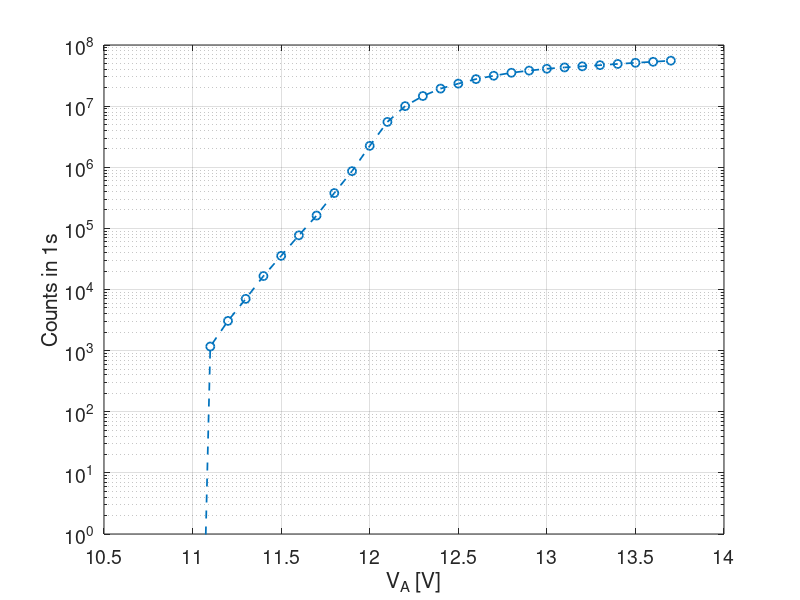
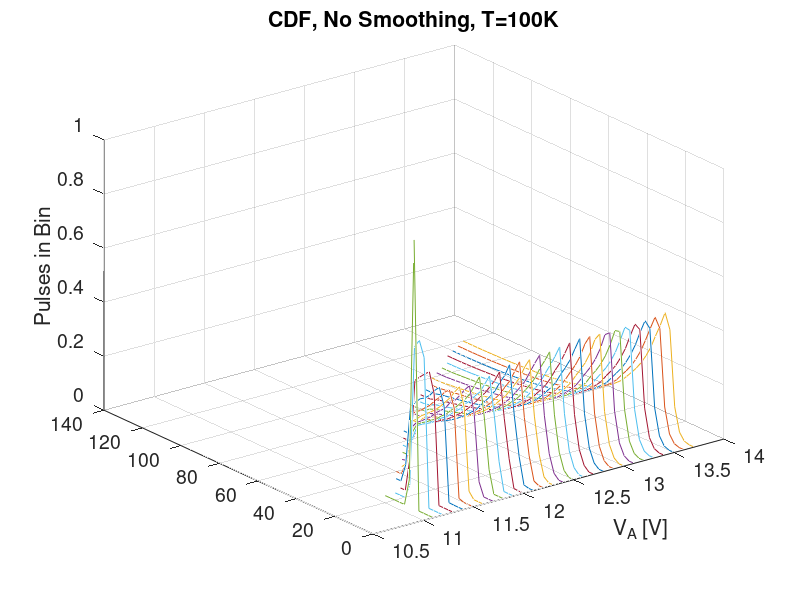
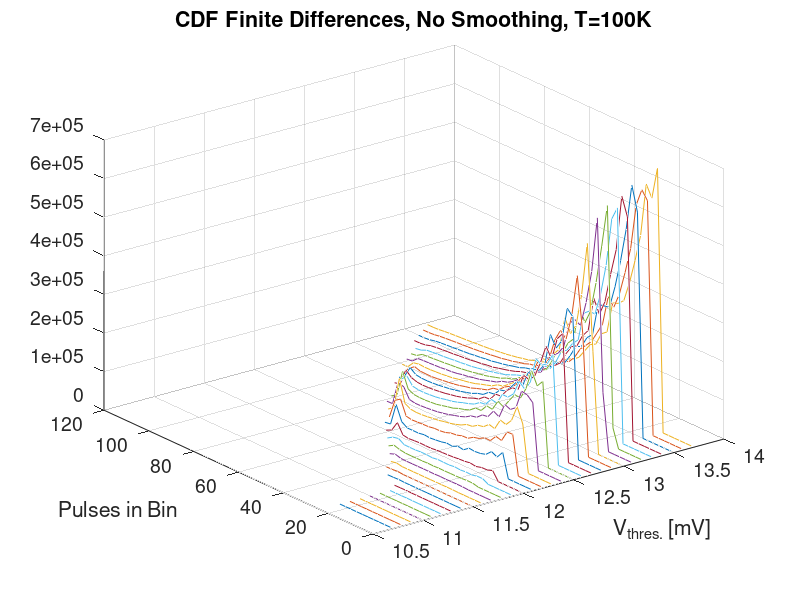
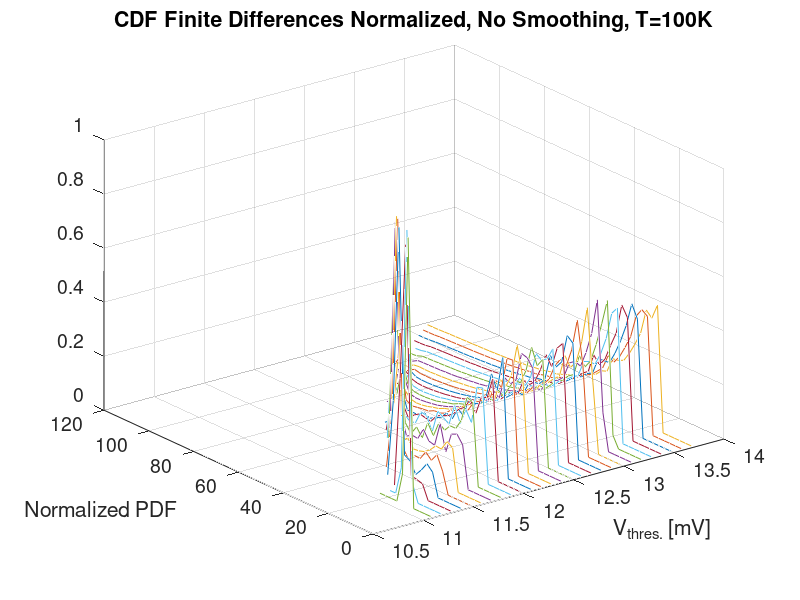

These figures' MATLAB source, in order: (Note: this script raises an error after producing the figures.)
%% Plots data collected using 'pqc_get_single_pulse_dist.m' at a single
% temperature

% First, clean up
close all
clear
clc

load( 'pqc_wirebonded_cryo_1_150K.mat' );
temp_str = 'T=100K';

% Figure parameters
lw = 1.25;
fs = 14;

%% Smooth CDF and calculate PDF from smoothed CDF
% for i = 1 : length( VA_list )
%     data_cells{ i }.pulse_CDF_mean_smoothed = smooth( data_cells{ i }.pulse_CDF_mean, 'loess' );
%     pulse_PDF_mean_smoothed = -1 * diff( data_cells{ i }.pulse_CDF_mean_smoothed );
%     pulse_PDF_mean_smoothed( pulse_PDF_mean_smoothed < 0 ) = 0;
%     data_cells{ i }.pulse_PDF_mean_smoothed = pulse_PDF_mean_smoothed;
% end

%% Plot total pulses vs. overbias
figure( )

CDF_peaks = zeros( 1, length( data_cells ) );
for i = 1 : length( data_cells )
    CDF_peaks( i ) = max( data_cells{ i }.pulse_CDF_mean );
end
%plot( VA_list, CDF_peaks / delta_T, 'o--', 'linewidth', lw );
CDF_peaks_log_modified = CDF_peaks;
CDF_peaks_log_modified( CDF_peaks_log_modified == 0 ) = 1e-10;
semilogy( VA_list, CDF_peaks_log_modified / delta_T, 'o--', 'linewidth', lw );
ylim( [ 1 1e8 ] );

grid on;

xlabel( 'V_A [V]' );
ylabel( 'Counts in 1s' );
set( gca, 'fontsize', fs );

%% Plot CDF vs. overbias
figure( )

for i = 1 : length( data_cells )
    plot3( data_cells{ i }.VA * ones( size( data_cells{ i }.Vt_list_current ) ), ...
        1e3 * data_cells{ i }.Vt_list_current, ...
        data_cells{ i }.pulse_CDF_mean / norm( data_cells{ i }.pulse_CDF_mean ) );
    hold on;
end
grid on;
%set( gca, 'ZScale', 'log' );

title( [ 'CDF, No Smoothing, ' temp_str ] );
xlabel( 'V_{thres.} [mV]' );
xlabel( 'V_A [V]' );
zlabel( 'Pulses in Bin' );
%legend( sprintfc( 'V_A = %.1fV', VA_list ) );
set( gca, 'fontsize', fs );

%% Plot raw PDF vs. overbias
figure( )

for i = 1 : length( data_cells )
    plot3( data_cells{ i }.VA * ones( size( data_cells{ i }.Vt_bin_centers ) ), 1e3 * data_cells{ i }.Vt_bin_centers, data_cells{ i }.pulse_PDF_mean );
    hold on;
end
grid on;
%set( gca, 'ZScale', 'log' );

title( [ 'CDF Finite Differences, No Smoothing, ' temp_str ] );
xlabel( 'V_{thres.} [mV]' );
ylabel( 'Pulses in Bin' );
%legend( sprintfc( 'V_A = %.1fV', VA_list ) );
set( gca, 'fontsize', fs );

%% Plot y-normalized PDF vs. overbias
figure( )

for i = 1 : length( data_cells )
    plot3( data_cells{ i }.VA * ones( size( data_cells{ i }.Vt_bin_centers ) ), 1e3 * data_cells{ i }.Vt_bin_centers, data_cells{ i }.pulse_PDF_mean / norm( data_cells{ i }.pulse_PDF_mean ) );
    hold on;
end
grid on;

title( [ 'CDF Finite Differences Normalized, No Smoothing, ' temp_str ] );
xlabel( 'V_{thres.} [mV]' );
ylabel( 'Normalized PDF' );
%legend( sprintfc( 'V_A = %.1fV', VA_list ) );
set( gca, 'fontsize', fs );

%% Plot x-normalized and y-normalized PDF vs. overbias
figure( )

for i = 1 : length( data_cells )
    if( sum(data_cells{ i }.pulse_PDF_mean( : ) ) ~= 0 ) % Eliminate all-zero vectors
        % Find the "max" pulse height (1/1000 the mode on the upper side)
        logical_vec = data_cells{ i }.pulse_PDF_mean < 1 / 100 * max( data_cells{ i }.pulse_PDF_mean );
        logical_inds = find( logical_vec == 0 );
        peak_pulse_index = logical_inds( end );

        plot( data_cells{ i }.Vt_bin_centers / data_cells{ i }.Vt_bin_centers( peak_pulse_index ), data_cells{ i }.pulse_PDF_mean / norm( data_cells{ i }.pulse_PDF_mean ) );
        hold on;
    end
end
grid on;

xlabel( 'V_{pulse} / V_{max} [dimensionless]' );
ylabel( 'Normalized PDF' );
legend( sprintfc( 'V_A = %.1fV', VA_list ) );
set( gca, 'fontsize', fs );
xlim( [ 0 2 ] );

%% Plot PDF peak V_thres and height vs. overbias
figure( )

PDF_peaks = zeros( 1, length( data_cells ) );
PDF_peak_thresh = zeros( 1, length( data_cells ) );
for i = 1 : length( data_cells )
    [ PDF_peaks( i ), ind ] = max( data_cells{ i }.pulse_PDF_mean );
    PDF_peak_thresh( i ) = data_cells{ i }.Vt_bin_centers( ind );
end
yyaxis left
plot( VA_list, PDF_peaks, 'o--', 'linewidth', lw );
hold on;
ylabel( 'PDF Peak Value [Counts]' );

yyaxis right
plot( VA_list, 1000 * PDF_peak_thresh, 'o--', 'linewidth', lw );
ylabel( 'PDF Peak Bin [mV]' );

grid on;

xlabel( 'V_A [V]' );
set( gca, 'fontsize', fs );
